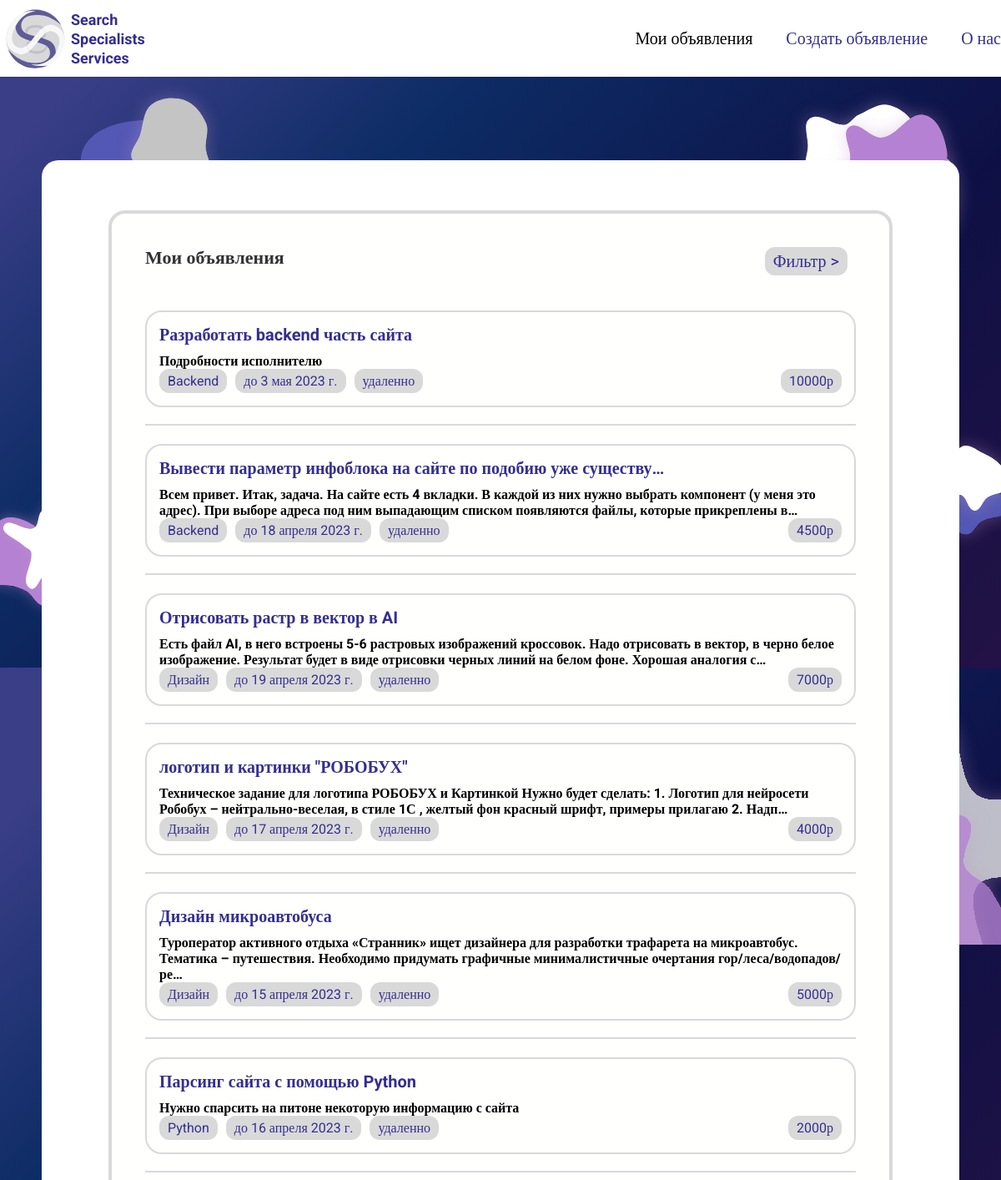
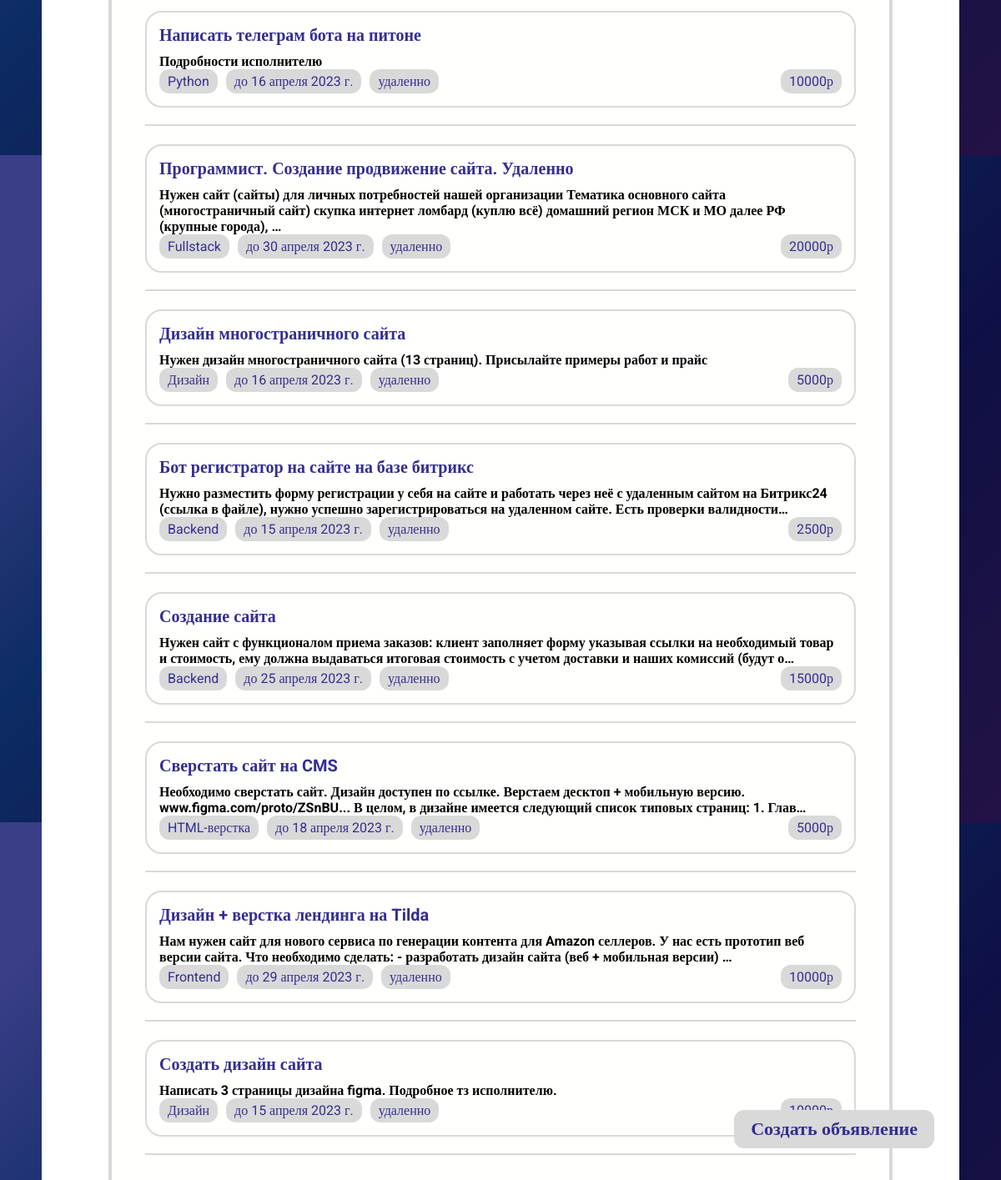
The app's page /catalogIT_cust/ with its own data (2 pictures, top to bottom).
### website/models.py (models this page shows, shortened)
class TaskIT(models.Model):
    title = models.CharField(max_length=255, verbose_name='Заголовок')
    content = models.TextField(blank=True, verbose_name='Описание')
    price = models.IntegerField(verbose_name='Бюджет')
    time_over = models.DateField(verbose_name='Срок окончания')
    time_create = models.DateTimeField(auto_now_add=True, null=True)
    time_update = models.DateTimeField(auto_now_add=True, null=True)
    place = models.CharField(max_length=255, verbose_name='Место выполнения')
    category = models.ForeignKey('Category', on_delete=models.PROTECT, null=True, verbose_name='Категория')
    user = models.ForeignKey(User, verbose_name='Пользователь', on_delete=models.CASCADE)
    def get_absolute_url(self):
        return reverse('post', kwargs={'post_id': self.pk})
    class Meta:
        verbose_name = 'Списки заказов от заказчиков'
        verbose_name_plural = 'Списки заказов от заказчиков'
        ordering = ['-time_update', 'title']

class Category(models.Model):
    name = models.CharField(max_length=100, db_index=True, verbose_name='Категория')
    def __str__(self):
        return self.name
    def get_absolute_url(self):
        return reverse('category', kwargs={'cat_id': self.pk})
    class Meta:
        verbose_name = 'Категории'
        verbose_name_plural = 'Категории'
        ordering = ['name']

### website/views.py (the view)
# urls.py: path('catalogIT_cust/', CatalogIT.as_view(), name='catalogIT_cust'),
class CatalogIT(ListView):
    model = TaskIT
    template_name = 'website/catalogIT.html'
    context_object_name = 'posts'
    paginate_by = 15
    def get_context_data(self, *, object_list=None, **kwargs):
        context = super().get_context_data(**kwargs)
        context['title'] = 'Каталог заказов IT'
        context['cats'] = Category.objects.all()
        context['cat_selected'] = 0
        return context

### website/templates/website/catalogIT.html (shortened to what this page needs)
{% extends 'website/base.html' %}
{% load static %}
{% block navcontent %}
    <nav>
        <div class="container">
            <div class="logo">
                <a href="{% url 'catalogIT_cust' %}" class="logo-url">
                    <img src="{% static 'website/img/logo_kach.svg' %}" alt="">
                    <div class="logo-text">
                        <p>Search</p>
                        <p>Specialists</p>
                        <p>Services</p>
                    </div>
                </a>
            </div>
            <ul class="nav-links">
                <li><a href="{% url 'catalogIT_cust' %}" style="color: #000;">Мои объявления</a></li>
                <li><a href="{% url 'add_taskIT' %}">Создать объявление</a></li>
                <li><a href="{% url 'about_us' %}">О нас</a></li>
            </ul>
        </div>
    </nav>
    {% endblock navcontent %}
{% block task_list %}
<div class="wrapp-catalog">
    <a href="{% url 'add_taskIT' %}" class="add_task">Создать объявление</a>
    <ul class="box-catalog">
        <div class="top-catalog-menu">
            <h2>Мои объявления</h2>
            <div class="filter-box">
                <label for="filter-input" class="filter-label">Фильтр <span class="chevrone">></span></label>
            </div>
        </div>
        <ul class="block-catalog-links">
            {% for p in posts %}
            <li class="el">
                    <div class="top-content">
                        <h2>{{p.title|truncatechars:60}}</h2>
                        <p class="content">{{p.content|truncatechars:200}}</p>
                    </div>
                    <div class="bottom-content">
                        <div class="left-el">
                            <p class="category task-object">{{p.category}}</p>
                            <p class="time_over task-object">до {{p.time_over}}</p>
                            <p class="place task-object">{{p.place}}</p>
                        </div>
                        <div class="right-el">
                            <p class="price task-object">{{p.price}}р</p>
                        </div>
                    </div>
            </li>
            <div class="cut"></div>
            {% endfor %}
        </ul>
    </ul>
</div>
{% endblock task_list %}

### website/static/website/css/styles.css (style rules this page uses)
body { margin: 0px; padding: 0px; font-family: Roboto; }
.container { max-width: 1200px; margin: auto; }
.add_task { color: #342E90; padding: 10px 20px; font-size: 22px; background-color: #D9D9D9; border-radius: 12px; display: inline-block; cursor: pointer; position: fixed; bottom: 50px; right: 80px; text-decoration: none; font-weight: bold; }
nav { box-shadow: 0px 0px 1px 0px black; padding: 10px 0px; background-color: white; }
nav .container { display: flex; justify-content: space-between; align-items: center; }
nav .logo-url { display: inline-block; display: flex; justify-content: center; text-decoration: none; color: #342E90; }
nav .logo img { width: 85px; padding: 0px; margin: 0px; }
nav .logo .logo-text { display: flex; flex-direction: column; justify-content: center; gap: 2px; font-weight: bold; }
.logo-text * { padding: 0px; margin: 0px; font-size: 18px; }
.nav-links { list-style: none; padding: 0px; display: flex; justify-content: space-between; align-items: center; gap: 40px; font-size: 0px; }
.nav-links * { text-decoration: none; color: #342E90; font-size: 20px; }
body, * { padding: 0; margin: 0; }
body { background-image: linear-gradient(135deg, #3A3E87 9.38%, #0D2C65 32.81%, #0E1045 69.22%, #221245 98.44%); background-size: 100vw 100vh; background-attachment: fixed; overflow-x: hidden; }

### website/static/website/css/catalog.css (style rules this page uses)
.wrapp-catalog { background-color: white; border-top-right-radius: 20px; border-top-left-radius: 20px; max-width: 1100px; min-height: 100vh; margin: auto; margin-top: 100px; padding: 60px 80px; padding-bottom: 0px; box-sizing: border-box; }
.top-catalog-menu { display: flex; justify-content: space-between; position: relative; }
.top-catalog-menu h2 { font-size: 22px; opacity: .8; margin-bottom: 50px; }
.filter-label { color: #342E90; padding: 5px 10px; font-size: 20px; background-color: #D9D9D9; border-radius: 12px; display: inline-block; cursor: pointer; position: absolute; top: 0px; right: 10px; }
.box-catalog { border: 4px solid #D9D9D9; border-bottom: none; background-color: #fffffe; border-top-right-radius: 20px; border-top-left-radius: 20px; margin: auto; list-style: none; padding: 40px; min-height: 100vh; }
.block-catalog-links { display: flex; flex-direction: column; gap: 20px; list-style: none; padding-left: 0px; }
.block-catalog-links .cut { width: 100%; height: 2px; border-top: 2px solid #D9D9D9; }
.el { border: 2px solid #D9D9D9; border-radius: 20px; padding: 15px; }
.top-content h2 { color: #342E90; margin-bottom: 10px; font-size: 20px; }
.top-content p { font-weight: bold; font-size: 16px; }
.bottom-content { display: flex; justify-content: space-between; }
.bottom-content .left-el { display: flex; gap: 10px; }
.task-object { display: inline-block; text-decoration: none; color: #342E90; padding: 5px 10px; background-color: #D9D9D9; border-radius: 12px; }

### records on screen
TaskIT: title "Разработать backend часть сайта", content "Подробности исполнителю", category "Backend", time_over "3 мая 2023 г.", place "удаленно", price "10000"
TaskIT: title "Вывести параметр инфоблока на сайте по подобию уже существу…", content "Всем привет. Итак, задача. На сайте есть 4 вкладки. В каждой из них нужно выбрать компонент (у меня это адрес). При выборе адреса под ним выпадающим списком появляются файлы, которые прикреплены в…", category "Backend", time_over "18 апреля 2023 г.", place "удаленно", price "4500"
TaskIT: title "Отрисовать растр в вектор в AI", content "Есть файл AI, в него встроены 5-6 растровых изображений кроссовок. Надо отрисовать в вектор, в черно белое изображение. Результат будет в виде отрисовки черных линий на белом фоне. Хорошая аналогия с…", category "Дизайн", time_over "19 апреля 2023 г.", place "удаленно", price "7000"
TaskIT: title "логотип и картинки \"РОБОБУХ\"", content "Техническое задание для логотипа РОБОБУХ и Картинкой Нужно будет сделать: 1. Логотип для нейросети Робобух – нейтрально-веселая, в стиле 1С , желтый фон красный шрифт, примеры прилагаю 2. Надп…", category "Дизайн", time_over "17 апреля 2023 г.", place "удаленно", price "4000"
TaskIT: title "Дизайн микроавтобуса", content "Туроператор активного отдыха «Странник» ищет дизайнера для разработки трафарета на микроавтобус. Тематика – путешествия. Необходимо придумать графичные минималистичные очертания гор/леса/водопадов/ре…", category "Дизайн", time_over "15 апреля 2023 г.", place "удаленно", price "5000"
TaskIT: title "Парсинг сайта с помощью Python", content "Нужно спарсить на питоне некоторую информацию с сайта", category "Python", time_over "16 апреля 2023 г.", place "удаленно", price "2000"
TaskIT: title "Написать телеграм бота на питоне", content "Подробности исполнителю", category "Python", time_over "16 апреля 2023 г.", place "удаленно", price "10000"
TaskIT: title "Программист. Создание продвижение сайта. Удаленно", content "Нужен сайт (сайты) для личных потребностей нашей организации Тематика основного сайта (многостраничный сайт) скупка интернет ломбард (куплю всё) домашний регион МСК и МО далее РФ (крупные города), …", category "Fullstack", time_over "30 апреля 2023 г.", place "удаленно", price "20000"
TaskIT: title "Дизайн многостраничного сайта", content "Нужен дизайн многостраничного сайта (13 страниц). Присылайте примеры работ и прайс", category "Дизайн", time_over "16 апреля 2023 г.", place "удаленно", price "5000"
TaskIT: title "Бот регистратор на сайте на базе битрикс", content "Нужно разместить форму регистрации у себя на сайте и работать через неё с удаленным сайтом на Битрикс24 (ссылка в файле), нужно успешно зарегистрироваться на удаленном сайте. Есть проверки валидности…", category "Backend", time_over "15 апреля 2023 г.", place "удаленно", price "2500"
TaskIT: title "Создание сайта", content "Нужен сайт с функционалом приема заказов: клиент заполняет форму указывая ссылки на необходимый товар и стоимость, ему должна выдаваться итоговая стоимость с учетом доставки и наших комиссий (будут о…", category "Backend", time_over "25 апреля 2023 г.", place "удаленно", price "15000"
TaskIT: title "Сверстать сайт на CMS", content "Необходимо сверстать сайт. Дизайн доступен по ссылке. Верстаем десктоп + мобильную версию. www.figma.com/proto/ZSnBU... В целом, в дизайне имеется следующий список типовых страниц: 1. Глав…", category "HTML-верстка", time_over "18 апреля 2023 г.", place "удаленно", price "5000"
TaskIT: title "Дизайн + верстка лендинга на Tilda", content "Нам нужен сайт для нового сервиса по генерации контента для Amazon селлеров. У нас есть прототип веб версии сайта. Что необходимо сделать: - разработать дизайн сайта (веб + мобильная версии) …", category "Frontend", time_over "29 апреля 2023 г.", place "удаленно", price "10000"
TaskIT: title "Создать дизайн сайта", content "Написать 3 страницы дизайна figma. Подробное тз исполнителю.", category "Дизайн", time_over "15 апреля 2023 г.", place "удаленно"
